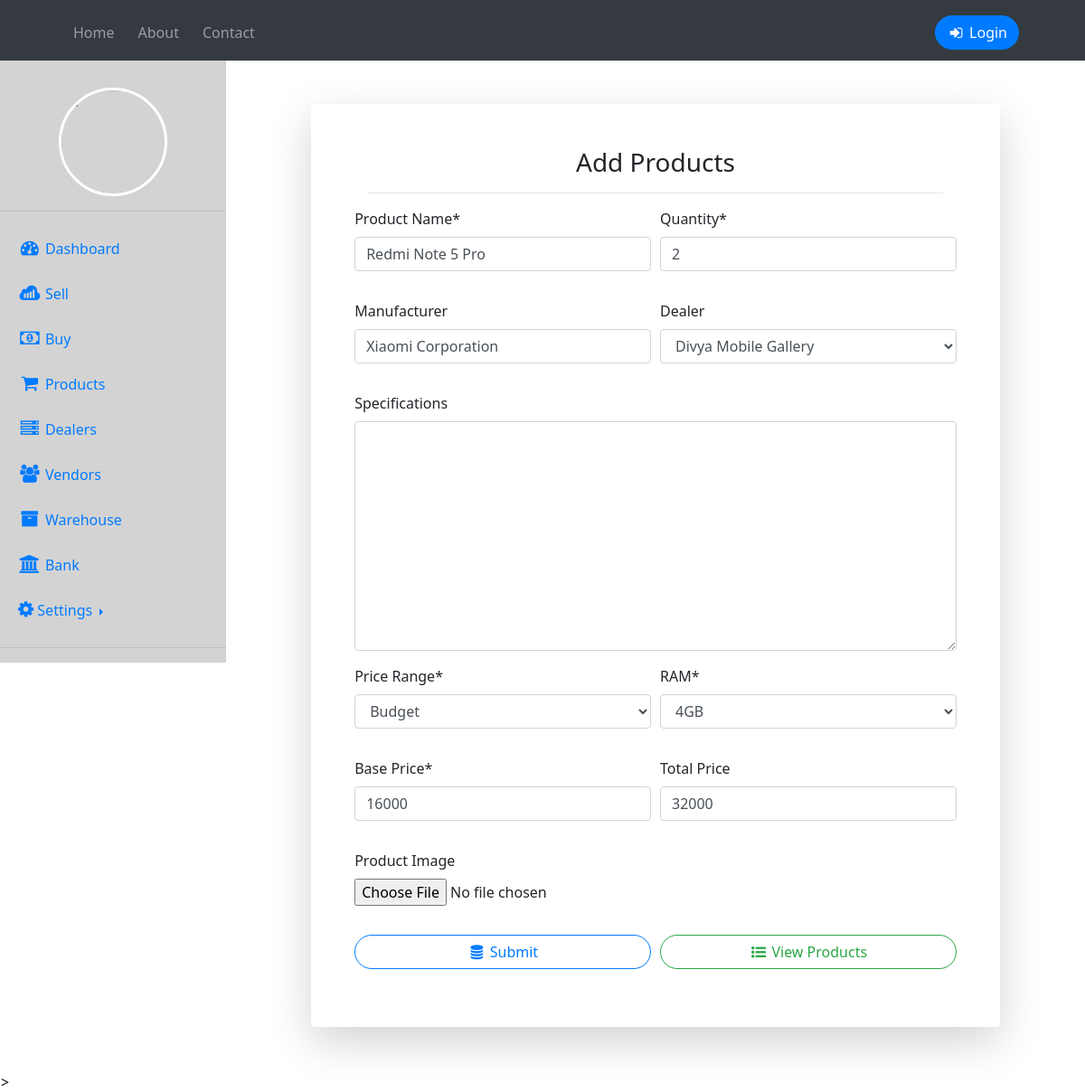
/1/, run on the app's committed database.
### home/models.py (models this page shows, shortened)
class Product(models.Model):
    name = models.CharField(max_length=50)
    quantity = models.IntegerField()
    manufac = models.CharField(max_length=50)
    dealer = models.ForeignKey(Dealer, on_delete=models.CASCADE)
    price = models.IntegerField()
    pricerange = models.ForeignKey(PriceRange, on_delete = models.CASCADE)
    ram = models.ForeignKey(Ram, on_delete = models.CASCADE)
    desc = models.TextField()
    tprice = models.IntegerField(null=True, blank=True)
    photo = models.ImageField(null=True, blank=True)

class PriceRange(models.Model):
    pricerange = models.CharField(max_length=50)
    def __str__(self):
        return self.pricerange

class Ram(models.Model):
    ram = models.CharField(max_length=50)
    def __str__(self):
        return self.ram

### home/views.py (the view, shortened to what this page needs)
# urls.py: path('<int:id>/', views.addunit, name="edit"),
def addunit(request, id=0):
    if request.method == "GET":
        if id == 0:
            form = ProductForm()
        else:
            product = Product.objects.get(pk=id)
            form = ProductForm(instance=product)
        return render(request, 'addunit.html', {'form' : form})

### home/forms.py
class ProductForm(forms.ModelForm):
    class Meta:
        model = Product
        fields = ('name','quantity','manufac','dealer','pricerange', 'ram', 'price', 'desc','photo', 'tprice')
        labels = {
            'name' : 'Product Name',
            'manufac' : 'Manufacturer',
            'pricerange' : 'Price Range',
            'ram' : 'RAM',
            'desc' : 'Specifications',
            'photo' : 'Product Image',
            'price' : 'Base Price',
            'tprice' : 'Total Price'
        }
    def __init__(self, *args, **kwargs):
        super(ProductForm, self).__init__(*args, **kwargs)
        self.fields['pricerange'].empty_label = "Select"
        self.fields['ram'].empty_label = "Select"
        self.fields['dealer'].empty_label = "Select"
        self.fields['manufac'].required = False
        self.fields['dealer'].required = False
        self.fields['desc'].required = False
        self.fields['photo'].required = False

### home/models.py (called while the page is built)
    def __str__(self):
        return self.name

### templates/addunit.html (shortened to what this page needs)
{% extends 'dashboard.html' %}
{% load crispy_forms_tags %}
{% block body %}
<div class="container">
    <div class="row justify-content-center">
    <div class="col-xl-10 col-lg-12 col-md-9">
        <div class="card o-hidden border-0 shadow-lg my-5">
            <div class="card-body p-0">
                <form class="container p-5" method='POST' action="" autocomplete="off">
                    <div class="container mb-3">
                        <h3 align="center"> Add Products </h3>
                        <hr>
                    </div>
                    <div class="form-row">
                        <div class="form-group col-md-6">
                            {{form.name|as_crispy_field}}
                        </div>
                        <div class="form-group col-md-6">
                            {{form.quantity|as_crispy_field}}
                        </div>
                    </div>
                    <div class="form-row">
                        <div class="form-group col-md-6">
                            {{form.manufac|as_crispy_field}}
                        </div>
                        <div class="form-group col-md-6">
                            {{form.dealer|as_crispy_field}}
                        </div>
                    </div>
                        <div class="form-group">
                             {{form.desc|as_crispy_field}}
                        </div>
                        <div class="form-row">
                            <div class="form-group col-md-6">
                                {{form.pricerange|as_crispy_field}}
                            </div>
                            <div class="form-group col-md-6">
                                {{form.ram|as_crispy_field}}
                            </div>
                        </div>
                        <div class="form-row">
                        <div class="form-group col-md-6">
                            {{form.price|as_crispy_field}}
                        </div>
                        <div class="form-group col-md-6">
                            {{form.tprice|as_crispy_field}}
                       </div>
                        <div class="form-group col-md-6">
                            {{form.photo|as_crispy_field}}
                       </div>
                        </div>
                        <div class="form-row">
                        <div class="form-group col">
                            <button class="btn btn-outline-primary btn-block"><i class="fa fa-database fa-fw" aria-hidden="true"></i>  Submit</button>
                        </div>
                        <div class="form-group col">
                            <a href='/products' class="btn btn-outline-success btn-block"><i class="fa fa-list-ul fa-fw" aria-hidden="true"></i> View Products</a>
                        </div>
                        </div>
                </form>
              </div>
            </div>
        </div>
    </div>
</div>
{% endblock body %}

### templates/dashboard.html (style rules this page uses)
* { padding: 0; margin: 0; text-decoration: none; list-style: none; box-sizing: border-box; font-family: 'Segoe UI', Tahoma, Geneva, Verdana, sans-serif; }
.btn { border-radius: 50px; }

### data on the page
Product: name "Redmi Note 5 Pro", quantity "2", manufac "Xiaomi Corporation", dealer "Divya Mobile Gallery", price "16000", tprice "32000"
PriceRange: pricerange "Budget"
Ram: ram "4GB"
